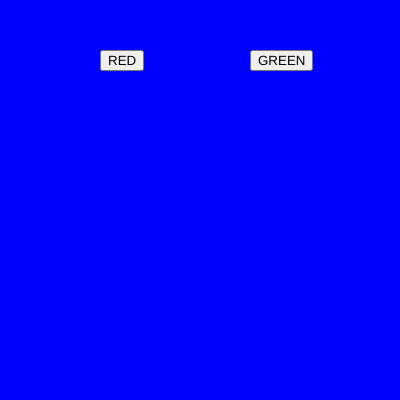
Frame 1 (no input)
Frame 60 (no input): identical to frame 1, image omitted
Frame 120 (the mouse pressed at the canvas centre since frame 60): identical to frame 1, image omitted

The p5.js sketch that drew this single still picture (run headless with seeded random() and noise() and a simulated clock; from frame 60 on, the mouse is pressed at the canvas centre):

// p5.js sketch
// ── sketch.js
var btn_red;
var btn_green;

var r = 0;
var g = 0;
var b = 255;

function setup() {
    createCanvas(400, 400); 
    btn_red = createButton("RED");
  btn_red.position(100,50);
  btn_red.mousePressed(red_bg);
  //
btn_green = createButton("GREEN");
btn_green.position(250,50);
btn_green.mousePressed(green_bg); 
}

function draw() {
  background(r,g,b);
}


//
function red_bg()
  {
  r = 225;
  g = 0
  b = 0;
   }
//
function green_bg()
  {
  r = 0;
  g = 255;
  b = 0;
   }
